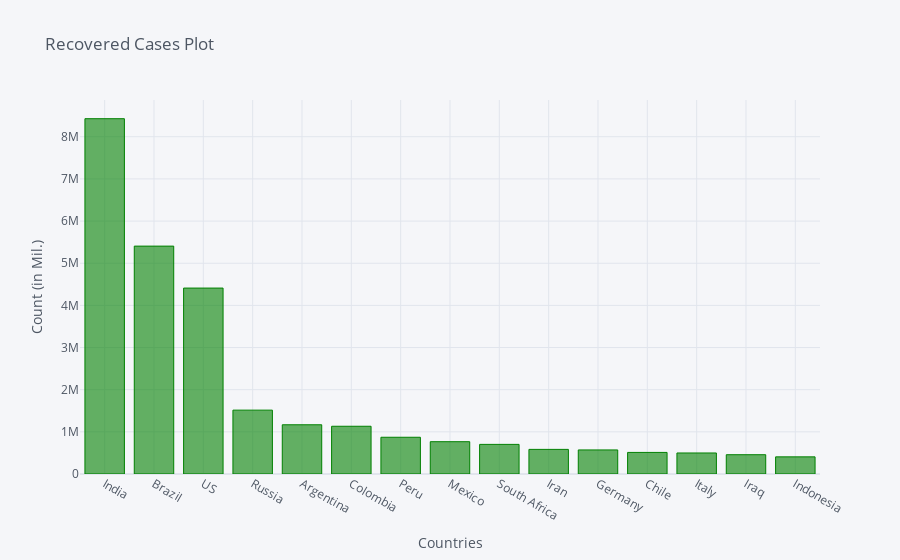

The code cell stored with this chart in its notebook:
### Code cell
recovered_df2_plot.iplot(kind='bar', x='Country/Region', y='11/19/20',color='green',
                         title='Recovered Cases Plot',xTitle='Countries',yTitle='Count (in Mil.)')

### Figure 1 — Plotly figure (JSON) as saved in the notebook; plotly's stock layout.template omitted (floating-point values rounded to 4 significant figures)
{"data": [{"marker": {"color": "rgba(0, 128, 0, 0.6)", "line": {"color": "rgba(0, 128, 0, 1.0)", "width": 1}}, "name": "11/19/20", "orientation": "v", "text": "", "type": "bar", "x": ["India", "Brazil", "US", "Russia", "Argentina", "Colombia", "Peru", "Mexico", "South Africa", "Iran", "Germany", "Chile", "Italy", "Iraq", "Indonesia"], "y": [8428409, 5406066, 4410709, 1514945, 1167514, 1132393, 871534, 766361, 702544, 583704, 570961, 511874, 498987, 457490, 406612]}], "layout": {"legend": {"bgcolor": "#F5F6F9", "font": {"color": "#4D5663"}}, "paper_bgcolor": "#F5F6F9", "plot_bgcolor": "#F5F6F9", "title": {"font": {"color": "#4D5663"}, "text": "Recovered Cases Plot"}, "xaxis": {"gridcolor": "#E1E5ED", "showgrid": true, "tickfont": {"color": "#4D5663"}, "title": {"font": {"color": "#4D5663"}, "text": "Countries"}, "zerolinecolor": "#E1E5ED"}, "yaxis": {"gridcolor": "#E1E5ED", "showgrid": true, "tickfont": {"color": "#4D5663"}, "title": {"font": {"color": "#4D5663"}, "text": "Count (in Mil.)"}, "zerolinecolor": "#E1E5ED"}}}
